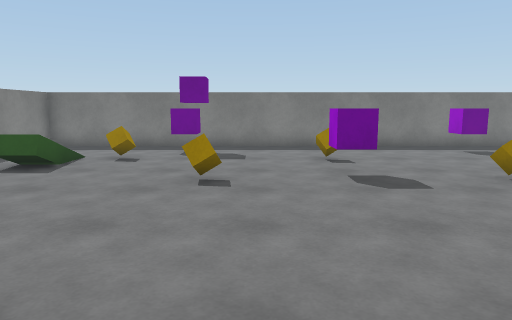
View 1 (above)

12 first-person views from a walk through a scene from a Unity 3-D project. The camera is 1.4 m above the floor, tilts 8° down and sees 70° across. The floor is counted in squares, 1 m on a side. Each view is taken from the middle of a square. On the plan, view 1 faces up. The plan holds only what a view shows up to about 16 squares ahead; the rest is blank. The player is left out. Surface patterns are stand-ins for the level's own textures.

View 2
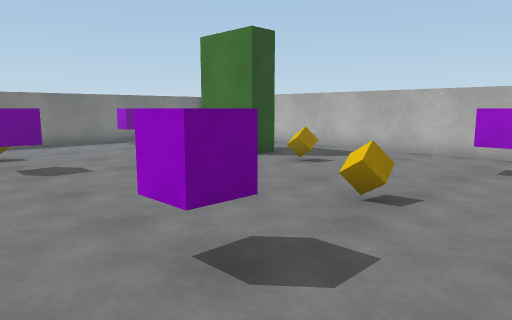

View 3
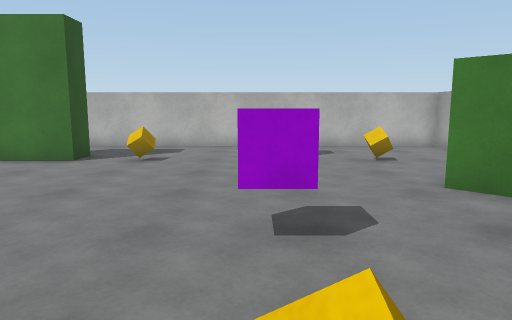

View 4
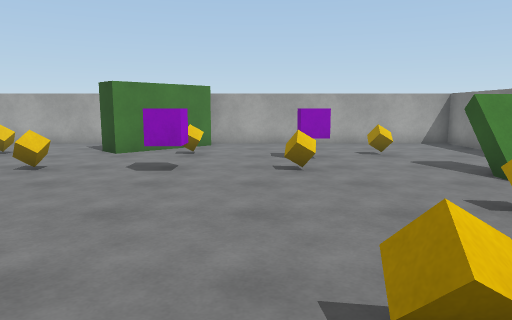

View 5
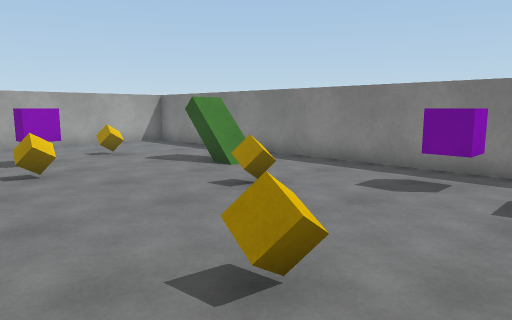

View 6
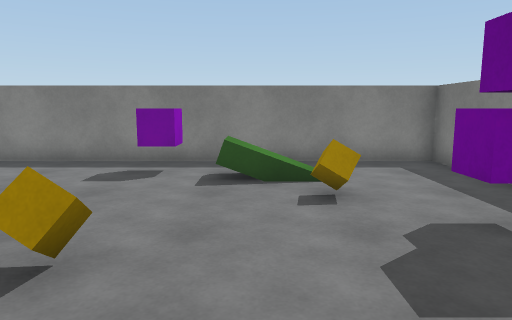

View 7
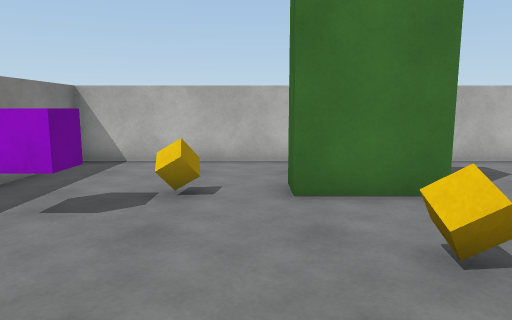

View 8
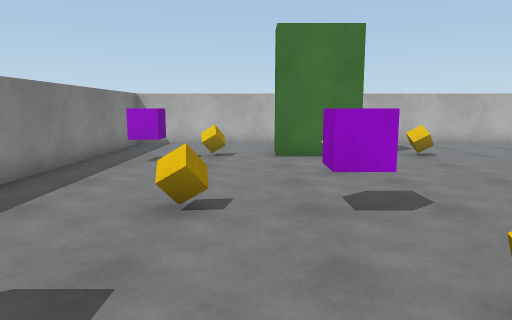

View 9
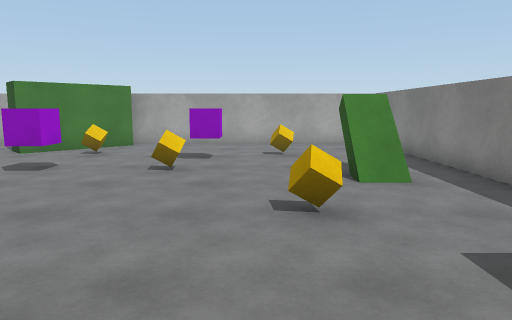

View 10
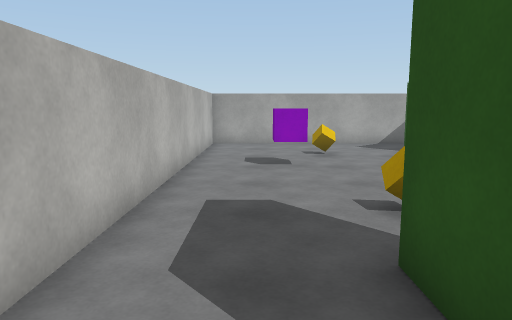

View 11
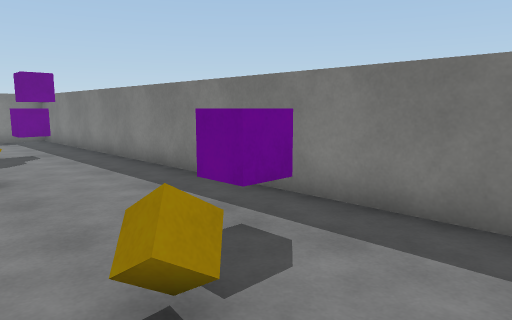

View 12
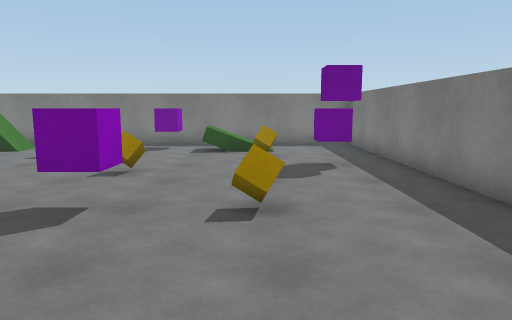

### Floor plan
Points are (right, up) in squares from view 1. A wall is a line through its corners. A room is listed if a view was taken in it or the views show most of it. See-through windows are left out.
Room 1 (views 1, 2, 3, 4, 5, 6, 7, 8, 9, 10, 11, 12)
walls: (-5, 1.9) (-5, 0.1); (8.7, 7.4) (8.7, 5.9) (7.7, 5.9) (7.7, 8.4) (8.8, 8.4); (1.7, -5.1) (4.4, -2.4) (5.1, -3.1); (3.9, -5.7) (11.7, -5.7) (11.7, 13.8) (-7.8, 13.8) (-7.8, -5.7) (2, -5.7)
low walls: (-6, 1.9) (-5, 1.9); (-6, 1.8) (-5, 1.8); (-6, 1.5) (-4.9, 1.5); (-6, 1.4) (-4.9, 1.4)
objects: other object (-6, 7); other object (-4, -2); other object (-4, 4); other object (-4, 10); other object (-3, 12); other object (-2, -2) to (-1, -1); other object (-2, 12); other object (-1, 1); other object (-1, 7); other object (2, -2); other object (2, 1); other object (2, 7) to (2, 8); other object (2, 10); other object (5, 1); other object (5, 7); other object (7, 12); other object (8, -2); other object (8, 4); other object (8, 10); other object (9, 0)

Positions as (right, up) in squares from view 1, and headings:
1: (0, 0), facing up
2: (0, -2), facing up-right
3: (-2, 1), facing right
4: (0, 9), facing down
5: (1, 9), facing down-left
6: (2, 9), facing left
7: (2, 9), facing right
8: (-3, 9), facing right
9: (-3, 9), facing down
10: (10, 9), facing down
11: (10, 9), facing up-left
12: (7, 10), facing left
